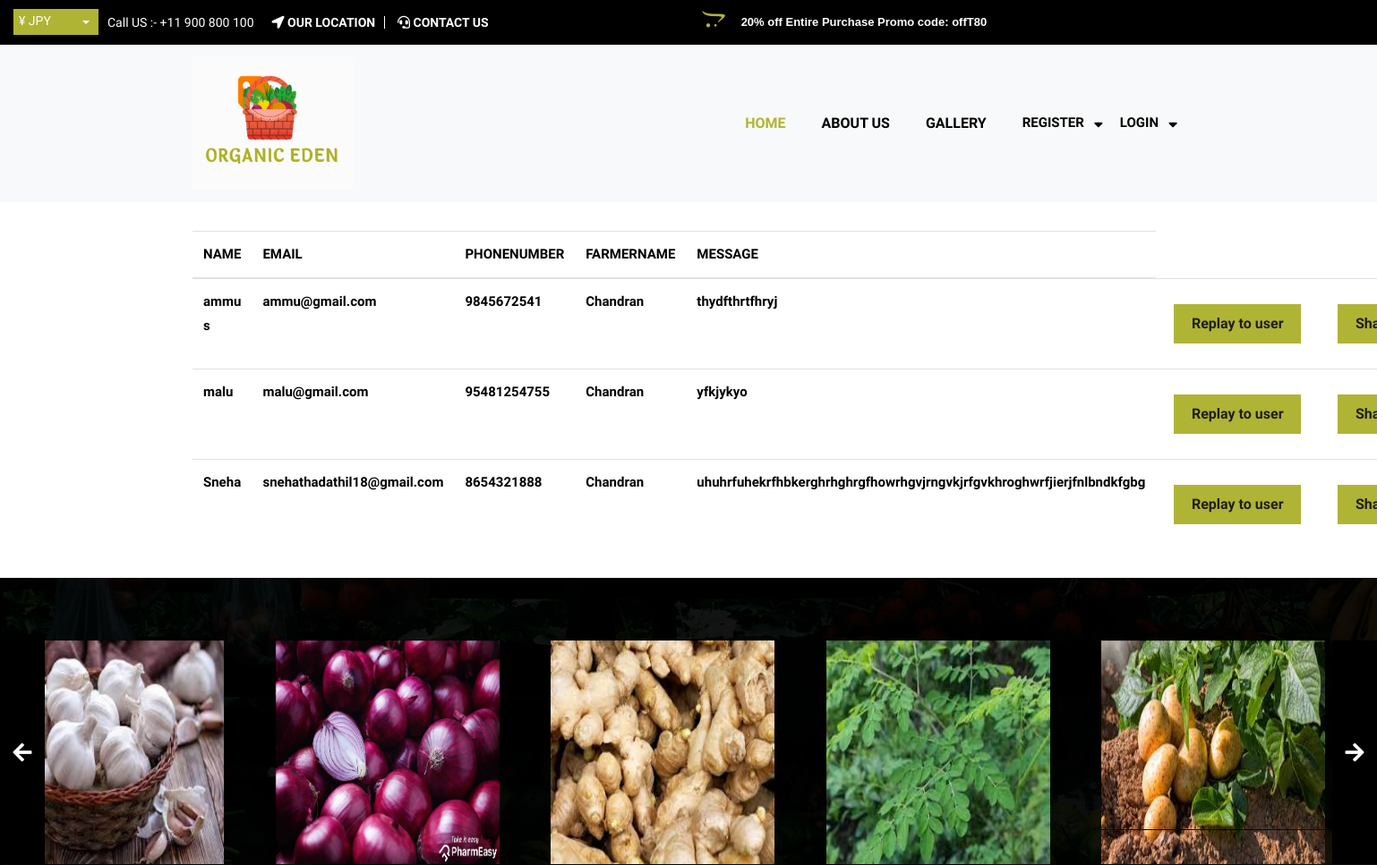
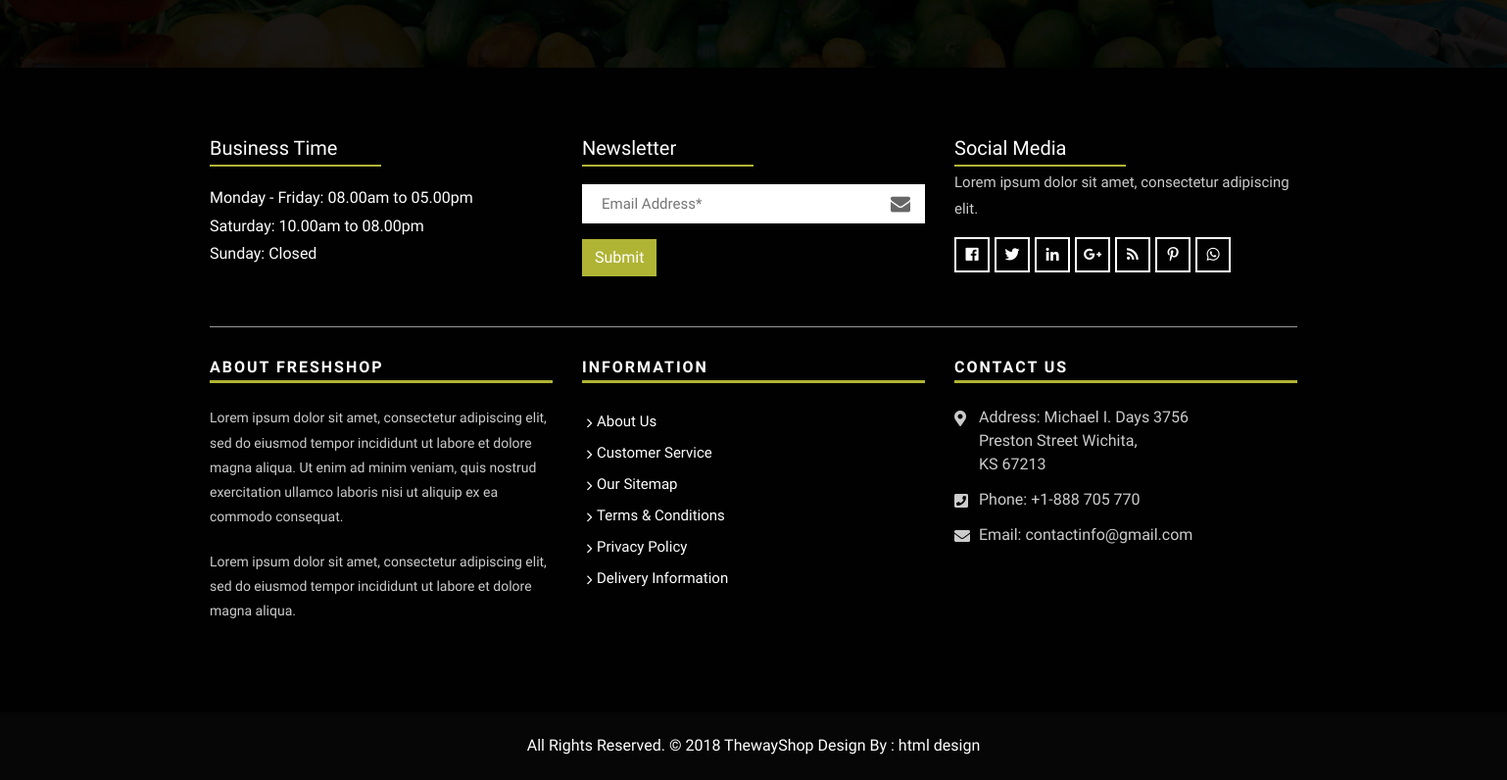
The page /adcon on the database its author committed (2 pictures, top to bottom).
### vapp/models.py (models this page shows, shortened)
class cont(models.Model):
    usrdetail=models.ForeignKey(user,on_delete=models.CASCADE)
    frdetail=models.ForeignKey(farmer,on_delete=models.CASCADE,default=1)
    message=models.CharField(max_length=1500)

class user(models.Model):
    name=models.CharField(max_length=15)
    address=models.CharField(max_length=100)
    phonenumber=models.IntegerField()
    bankname=models.CharField(max_length=30)
    accountnumber=models.IntegerField()
    ifsccode=models.CharField(max_length=15)
    username=models.CharField(max_length=15)
    email=models.EmailField(default='users@gmail.com')
    password=models.CharField(max_length=15)
    image=models.ImageField()

class farmer(models.Model):
    name=models.CharField(max_length=15)
    address=models.CharField(max_length=50)
    phonenumber=models.IntegerField()
    bankname=models.CharField(max_length=30)
    accountnumber=models.IntegerField()
    ifsccode=models.CharField(max_length=15)
    username=models.CharField(max_length=15)
    email=models.EmailField(default='farmer@gmail.com')
    password=models.CharField(max_length=20)
    image=models.ImageField()
    flicense=models.ImageField()
    status=models.IntegerField(default=0)

### vapp/views.py (the view)
# urls.py: path('adcon',views.adcon),
def adcon(r):
        re=cont.objects.all()
        return render(r,'adcon.html',{'st':re})

### templates/adcon.html (shortened to what this page needs)
{% extends 'BASEE.html' %}
{% load static %}
{% block body %}
<div class="container mt-3 p-3">
        <form method="post">
            <table class="table table-hover">
                <thead>
                    <tr>
                        <th style="color: black;"><b>NAME</b></th>
                        <th style="color: black;"><b>EMAIL</b></th>
                        <th style="color: black;"><b>PHONENUMBER</b></th>
                        <th style="color: black;"><b>FARMERNAME</b></th>
                        <th style="color: black;"><b>MESSAGE</b></th>
                    </tr>
                </thead>
                <tbody>
                {% for i in st %}
                <tr>
                  <th  style="color: black;"><b>{{i.usrdetail.name}}</b></th>
                  <th  style="color: black;"><b>{{i.usrdetail.email}}</b></th>
                  <th  style="color: black;"><b>{{i.usrdetail.phonenumber}}</b></th>
                  <th  style="color: black;"><b>{{i.frdetail.name}}</b></th>
                  <th  style="color: black;"><b>{{i.message}}</b></th>
                  <th><div class="submit-button text-center mt-2 p-2">
                    <button class="btn hvr-hover" id="submit" type="submit"><a href="adrply/{{i.id}}">Replay to  user</a></button>
                </div></th>
                <th><div class="submit-button text-center mt-2 p-2">
                  <button class="btn hvr-hover" id="submit" type="submit"><a href="adshare/{{i.id}}">Share this to farmer</a></button>
              </div></th>
                </tr>
                {% endfor %}
              </tbody>
            </table>
          </form>
</div>
{% endblock %}

### templates/BASEE.html (shortened to what this page needs)
{% load static %}
<!DOCTYPE html>
<html lang="en">
<head>
    <link rel="stylesheet" href="{% static 'css/bootstrap.min.css' %}">
    <link rel="stylesheet" href="{% static 'css/style.css' %}">
    <link rel="stylesheet" href="{% static 'css/responsive.css' %}">
    <link rel="stylesheet" href="{% static 'css/custom.css' %}">
    <link rel="stylesheet" href=
    "https://cdnjs.cloudflare.com/ajax/libs/font-awesome/4.7.0/css/font-awesome.min.css">
</head>
<body>
    <div class="main-top">
        <div class="container-fluid">
            <div class="row">
                <div class="col-lg-6 col-md-6 col-sm-12 col-xs-12">
					<div class="custom-select-box">
                        <select id="basic" class="selectpicker show-tick form-control" data-placeholder="$ USD">
							<option>¥ JPY</option>
						</select>
                    </div>
                    <div class="right-phone-box">
                        <p>Call US :- <a href="#"> +11 900 800 100</a></p>
                    </div>
                    <div class="our-link">
                        <ul>
                            <li><a href="#"><i class="fas fa-location-arrow"></i> Our location</a></li>
                            <li><a href="contact"><i class="fas fa-headset"></i> Contact Us</a></li>
                        </ul>
                    </div>
                </div>
                <div class="text-slid-box">
                    <div id="offer-box" class="carouselTicker">
                        <ul class="offer-box">
                            <li>
                                <i class="fab fa-opencart"></i> 20% off Entire Purchase Promo code: offT80
                            </li>
                        </ul>
                    </div>
                </div>
            </div>
        </div>
    </div>
      <header class="main-header">
        <nav class="navbar navbar-expand-lg navbar-light bg-light navbar-default bootsnav">
            <div class="container">
                <div class="navbar-header">
                    <a class="navbar-brand" href="index1.html"><img src="{% static 'images/veg logo1.png' %}" style="width:180px;height:150px;" class="logo" alt=""></a>
                </div>
                   {% if request.session.farmer.name %}
                        <div class="collapse navbar-collapse" id="navbar-menu">
                            <ul class="nav navbar-nav ml-auto" data-in="fadeInDown" data-out="fadeOutUp">
                                <li><abbr title="{{request.session.farmer.name}}"><i class="fa fa-user-circle" style="color: black;font-size: 30px;padding:10px;"></i></abbr></li>
                                <li class="nav-item"><a class="nav-link" href="frindex">Home</a></li>
                                <li class="nav-item"><a class="nav-link" href="addpro">Add Product</a></li>
                                <li class="nav-item"><a class="nav-link" href="../mngpro">Manage Product</a></li>
                                <li class="nav-item"><a class="nav-link" href="../fmsg">Feedback</a></li>
                                <li class="nav-item {% block  Payment %} {% endblock %} "><a class="nav-link" href="fpay">View Payment</a></li>
                                </li>
                                <!-- <div class="attr-nav">
                                    <ul>
                                        <li class="search"><a href="#"><i class="fa fa-search" style="color: rgb(24, 20, 20);"></i></a></li>
                                    </ul >
                                </div> -->
                                <li><a href="frlogout"><i class="fa  fa-power-off" style="color:black;font-size: 25px;float:right;margin-right:50px;padding:10px" ></i></a>
                                </li>
                            </ul>
                        </div>
                {% else %}
                <div class="collapse navbar-collapse" id="navbar-menu">
                    <ul class="nav navbar-nav ml-auto" data-in="fadeInDown" data-out="fadeOutUp">
                        <li class="nav-item active"><a class="nav-link" href="/">Home</a></li>
                        <li class="nav-item"><a class="nav-link" href="about">About Us</a></li>
                        <li class="nav-item"><a class="nav-link" href="gallery">Gallery</a></li>
                        <li class="dropdown">
                            <a href="#" class="nav-link dropdown-toggle arrow" data-toggle="dropdown" style="color:black; font-size: 15px;">REGISTER</a>
                        </li>
                        <li class="dropdown">
                            <a href="#" class="nav-link dropdown-toggle arrow" data-toggle="dropdown" style="color:black; font-size: 15px;">LOGIN</a>
                        </li>
                    </ul>
                </div>
                {% endif %}
            </div>
        </nav>
    </header>
    {% block body %}
    {% endblock %}
    <div class="instagram-box">
        <div class="main-instagram owl-carousel owl-theme">
            <div class="item">
                <div class="ins-inner-box">
                    <img src="{% static 'images/gar.jpg' %}" alt="" style="height: 250px; width: 250px;"/>
                </div>
            </div>
            <div class="item">
                <div class="ins-inner-box">
                    <img src="{% static 'images/onion.jpg' %}" alt="" style="height: 250px; width: 250px;"/>
                </div>
            </div>
            <div class="item">
                <div class="ins-inner-box">
                    <img src="{% static 'images/gin.jpg' %}" alt="" style="height: 250px; width: 250px;"/>
                </div>
            </div>
            <div class="item">
                <div class="ins-inner-box">
                    <img src="{% static 'images/moringa.jpg' %}" alt="" style="height: 250px; width: 250px;"/>
                </div>
            </div>
            <div class="item">
                <div class="ins-inner-box">
                    <img src="{% static 'images/pota.jpg' %}" alt="" style="height: 250px; width: 250px;"/>
                </div>
            </div>
        </div>
    </div>
    <footer>
        <div class="footer-main">
            <div class="container">
				<div class="row">
					<div class="col-lg-4 col-md-12 col-sm-12">
						<div class="footer-top-box">
							<h3>Business Time</h3>
							<ul class="list-time">
								<li>Monday - Friday: 08.00am to 05.00pm</li> <li>Saturday: 10.00am to 08.00pm</li> <li>Sunday: <span>Closed</span></li>
							</ul>
						</div>
					</div>
					<div class="col-lg-4 col-md-12 col-sm-12">
						<div class="footer-top-box">
							<h3>Newsletter</h3>
							<form class="newsletter-box">
								<div class="form-group">
									<input class="" type="email" name="Email" placeholder="Email Address*" />
									<i class="fa fa-envelope"></i>
								</div>
								<button class="btn hvr-hover" type="submit">Submit</button>
							</form>
						</div>
					</div>
					<div class="col-lg-4 col-md-12 col-sm-12">
						<div class="footer-top-box">
							<h3>Social Media</h3>
							<p>Lorem ipsum dolor sit amet, consectetur adipiscing elit.</p>
							<ul>
                                <li><a href="#"><i class="fab fa-facebook" aria-hidden="true"></i></a></li>
                                <li><a href="#"><i class="fab fa-twitter" aria-hidden="true"></i></a></li>
                                <li><a href="#"><i class="fab fa-linkedin" aria-hidden="true"></i></a></li>
                                <li><a href="#"><i class="fab fa-google-plus" aria-hidden="true"></i></a></li>
                                <li><a href="#"><i class="fa fa-rss" aria-hidden="true"></i></a></li>
                                <li><a href="#"><i class="fab fa-pinterest-p" aria-hidden="true"></i></a></li>
                                <li><a href="#"><i class="fab fa-whatsapp" aria-hidden="true"></i></a></li>
                            </ul>
						</div>
					</div>
				</div>
				<hr>
                <div class="row">
                    <div class="col-lg-4 col-md-12 col-sm-12">
                        <div class="footer-widget">
                            <h4>About Freshshop</h4>
                            <p>Lorem ipsum dolor sit amet, consectetur adipiscing elit, sed do eiusmod tempor incididunt ut labore et dolore magna aliqua. Ut enim ad minim veniam, quis nostrud exercitation ullamco laboris nisi ut aliquip ex ea commodo consequat.</p>
							<p>Lorem ipsum dolor sit amet, consectetur adipiscing elit, sed do eiusmod tempor incididunt ut labore et dolore magna aliqua. </p>
                        </div>
                    </div>
                    <div class="col-lg-4 col-md-12 col-sm-12">
                        <div class="footer-link">
                            <h4>Information</h4>
                            <ul>
                                <li><a href="#">About Us</a></li>
                                <li><a href="#">Customer Service</a></li>
                                <li><a href="#">Our Sitemap</a></li>
                                <li><a href="#">Terms &amp; Conditions</a></li>
                                <li><a href="#">Privacy Policy</a></li>
                                <li><a href="#">Delivery Information</a></li>
                            </ul>
                        </div>
                    </div>
                    <div class="col-lg-4 col-md-12 col-sm-12">
                        <div class="footer-link-contact">
                            <h4>Contact Us</h4>
                            <ul>
                                <li>
                                    <p><i class="fas fa-map-marker-alt"></i>Address: Michael I. Days 3756 <br>Preston Street Wichita,<br> KS 67213 </p>
                                </li>
                                <li>
                                    <p><i class="fas fa-phone-square"></i>Phone: <a href="tel:+1-888705770">+1-888 705 770</a></p>
                                </li>
                                <li>
                                    <p><i class="fas fa-envelope"></i>Email: <a href="mailto:contactinfo@gmail.com">contactinfo@gmail.com</a></p>
                                </li>
                            </ul>
                        </div>
                    </div>
                </div>
            </div>
        </div>
    </footer>
    <div class="footer-copyright">
        <p class="footer-company">All Rights Reserved. &copy; 2018 <a href="#">ThewayShop</a> Design By :
            <a href="https://html.design/">html design</a></p>
    </div>
</body>
</html>

### static/css/all.css (style rules this page uses)
.fa,.fab,.fal,.far,.fas { -moz-osx-font-smoothing:grayscale;-webkit-font-smoothing:antialiased;display:inline-block;font-style:normal;font-variant:normal;text-rendering:auto;line-height:1 }
.fa-envelope:before { content:"\f0e0" }
.fa-facebook:before { content:"\f09a" }
.fa-google-plus:before { content:"\f2b3" }
.fa-headset:before { content:"\f590" }
.fa-linkedin:before { content:"\f08c" }
.fa-location-arrow:before { content:"\f124" }
.fa-map-marker-alt:before { content:"\f3c5" }
.fa-opencart:before { content:"\f23d" }
.fa-phone-square:before { content:"\f098" }
.fa-pinterest-p:before { content:"\f231" }
.fa-rss:before { content:"\f09e" }
.fa-twitter:before { content:"\f099" }
.fa-whatsapp:before { content:"\f232" }
.fab { font-family:"Font Awesome 5 Brands" }
.fa,.far,.fas { font-family:"Font Awesome 5 Free" }
.fa,.fas { font-weight:900 }

### static/css/carousel-ticker.css (style rules this page uses)
.carouselTicker { overflow: hidden; float: none; -webkit-user-select: none; -moz-user-select: none; -ms-user-select: none; -o-user-select: none; user-select: none; }

### static/css/bootsnav.css (style rules this page uses)
nav.bootsnav .container { position: relative; }
nav.navbar.bootsnav { margin-bottom: 0; -moz-border-radius: 0px; -webkit-border-radius: 0px; -o-border-radius: 0px; border-radius: 0px; background-color: #fff; border: none; z-index: 9; }
nav.navbar.bootsnav ul.nav > li > a { color: #6f6f6f; background-color: transparent; outline: none; margin-bottom: -2px; }
nav.navbar.bootsnav ul.nav li.megamenu-fw > a:hover, nav.navbar.bootsnav ul.nav li.megamenu-fw > a:focus, nav.navbar.bootsnav ul.nav li.active > a:hover, nav.navbar.bootsnav ul.nav li.active > a:focus, nav.navbar.bootsnav ul.nav li.active > a { background-color: transparent; }
body { -webkit-transition: all 0.3s ease-in-out; -moz-transition: all 0.3s ease-in-out; -o-transition: all 0.3s ease-in-out; -ms-transition: all 0.3s ease-in-out; transition: all 0.3s ease-in-out; }
@media (min-width: 1024px) { nav.navbar.bootsnav ul.nav > li > a { padding: 30px 15px; font-weight: 600; } }

### rows shown on the page
cont: usrdetail.name "ammu s", usrdetail.email "ammu@gmail.com", usrdetail.phonenumber "9845672541", frdetail.name "Chandran", message "thydfthrtfhryj"
cont: usrdetail.name "malu", usrdetail.email "malu@gmail.com", usrdetail.phonenumber "95481254755", frdetail.name "Chandran", message "yfkjykyo"
cont: usrdetail.name "Sneha", usrdetail.email "snehathadathil18@gmail.com", usrdetail.phonenumber "8654321888", frdetail.name "Chandran", message "uhuhrfuhekrfhbkerghrhghrgfhowrhgvjrngvkjrfgvkhroghwrfjierjfnlbndkfgbg"
